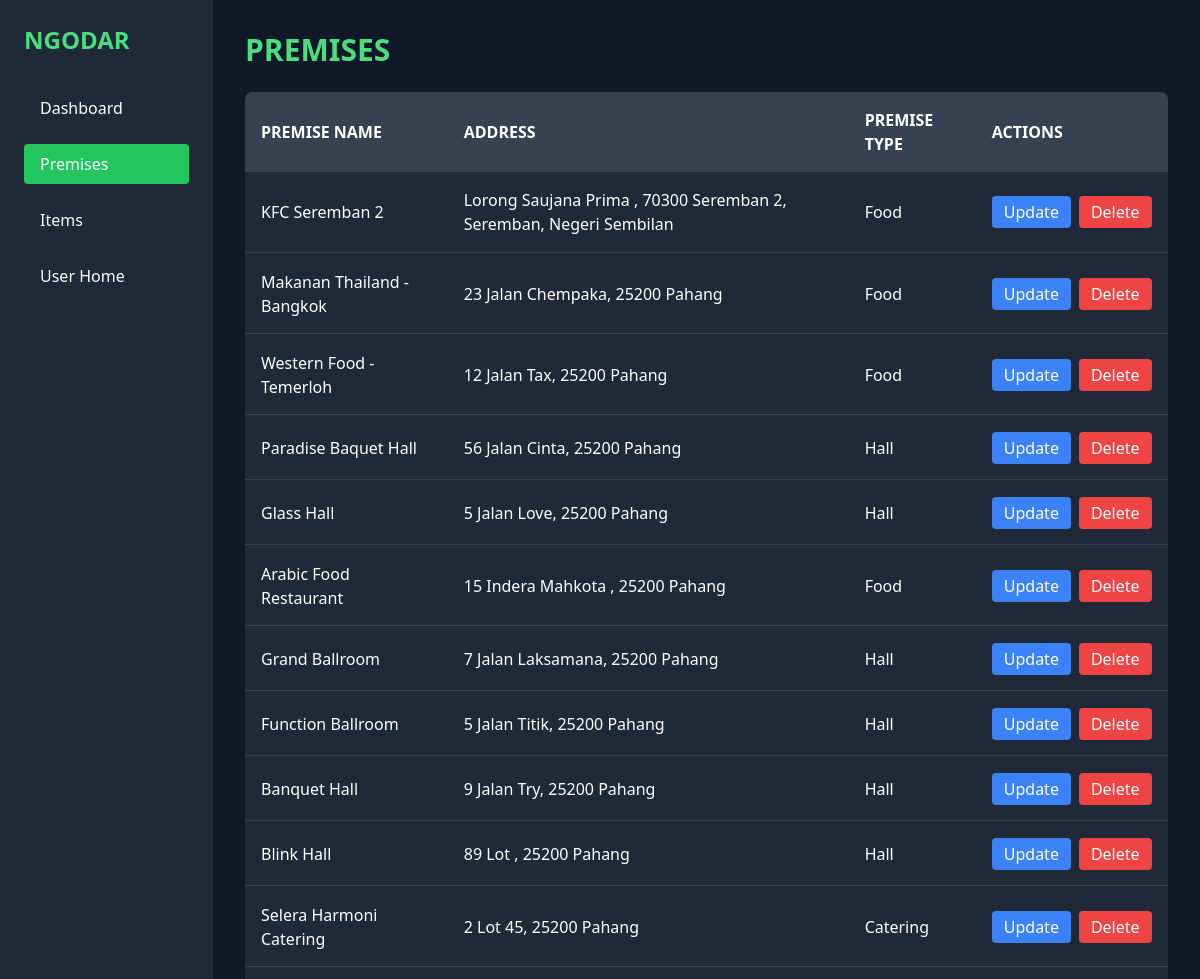
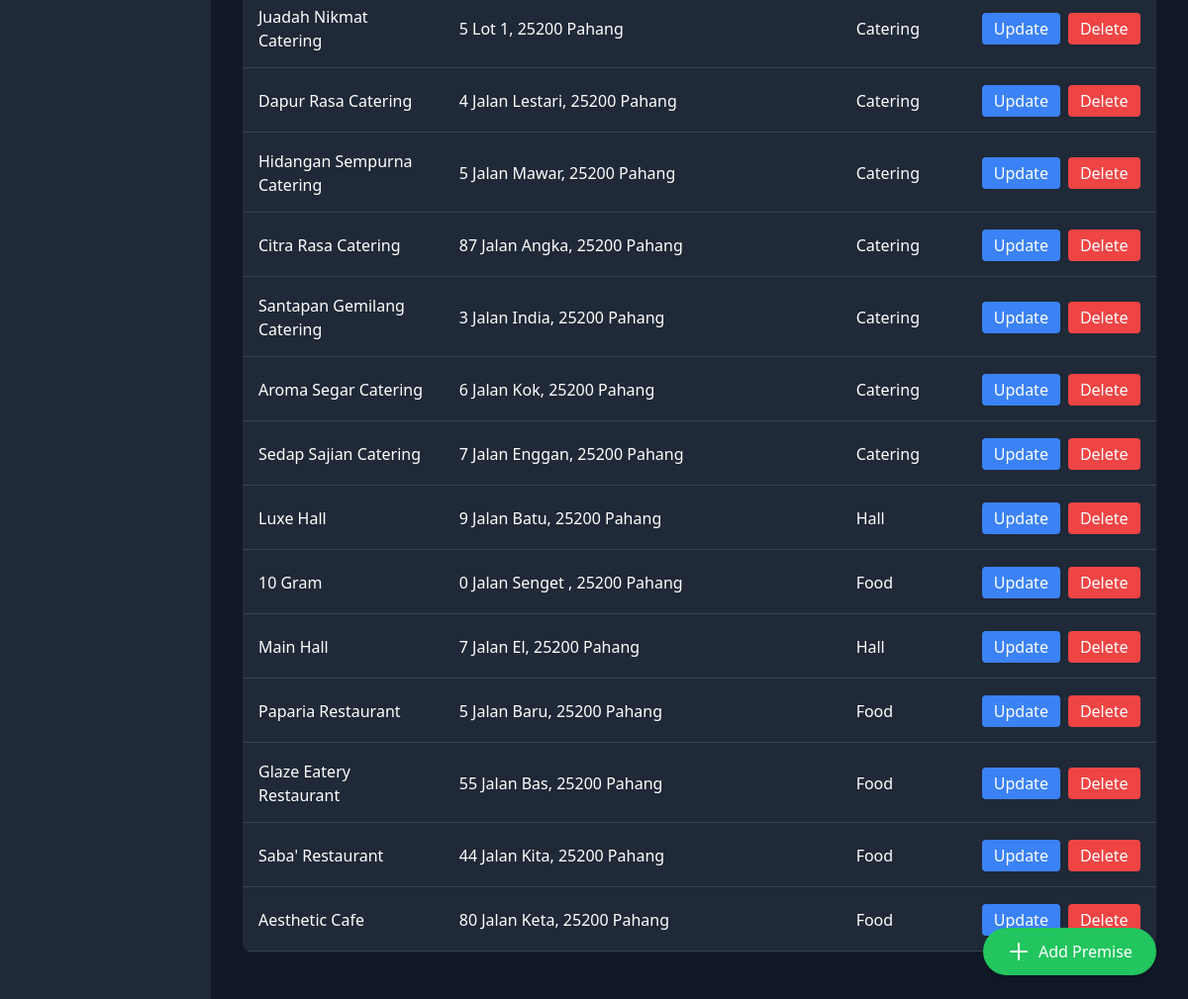
The page /merchant-home/premise/ (signed in) on the database its author committed (2 pictures, top to bottom).
### ngodars/models.py (models this page shows, shortened)
class PREMISE(models.Model):
    PREMISE = [
        {'hall','Hall'},
        {'catering', 'Catering'},
        {'food','Food'},
    ]
    def validate_image(image):
        if image.size > 5 * 1024 * 1024:  # Limit to 2 MB
            raise ValidationError("Image file too large ( > 5MB )")
        if not image.name.endswith(('.png', '.jpg', '.jpeg')):
            raise ValidationError("Unsupported file extension. Only .png, .jpg, and .jpeg are allowed.")
    premiseID = models.AutoField(primary_key=True)
    premisename = models.TextField()
    premisetype = models.TextField(choices=PREMISE,default=None)
    premiseimage = models.ImageField(upload_to='premise_images/', validators=[validate_image], default=None)
    statearea = models.TextField(default=None)
    poscode = models.TextField(default=None)
    unit = models.TextField(default=None)
    streetname = models.TextField(default=None)
    merchantID = models.ForeignKey(MERCHANT, on_delete=models.CASCADE, default=None)

### ngodars/views.py (the view)
# urls.py: path('merchant-home/premise/', views.premise, name='premise'),
def premise(request):
    user_id = request.session.get('user_id')
    if not request.session.get('user_type') == 'user':
        request.session.flush()
        messages.error(request, "You do not have permission to view this page. Please login again")
        return redirect('login')
    merchant = MERCHANT.objects.get(userID=user_id)
    premises = PREMISE.objects.filter(merchantID=merchant)
    return render(request, 'merchant/premise.html', {'premises': premises})

### ngodars/templates/merchant/premise.html (shortened to what this page needs)
{% load static %}
<!DOCTYPE html>
<html lang="en">
<head>
    <script src="https://cdn.tailwindcss.com"></script>
</head>
<body class="bg-gray-900 text-white min-h-screen flex">
    <div class="w-64 bg-gray-800 p-6">
        <a href="{% url 'merchant_dashboard' %}"><h1 class="text-2xl font-bold mb-8 text-green-400">NGODAR</h1></a>
        <nav class="space-y-4">
            <a href="{% url 'merchant_dashboard' %}" class="block py-2 px-4 hover:bg-gray-700 rounded">Dashboard</a>
            <a href="#" class="block py-2 px-4 bg-green-500 text-white rounded">Premises</a>
            <a href="{% url 'items' %}" class="block py-2 px-4 hover:bg-gray-700 rounded">Items</a>
            <a href="{% url 'user_home' %}" class="block py-2 px-4 hover:bg-gray-700 rounded">User Home</a>
        </nav>
    </div>
    <div class="flex-grow p-8 relative flex flex-col dashboard-section">
        <h2 class="text-3xl font-bold mb-6 text-green-400 dashboard-section-item">PREMISES</h2>
        <div class="bg-gray-800 rounded-lg overflow-hidden mb-4 flex-grow dashboard-section-item">
            <table class="w-full text-left">
                <thead class="bg-gray-700">
                    <tr>
                        <th class="p-4 uppercase">Premise Name</th>
                        <th class="p-4 uppercase">Address</th>
                        <th class="p-4 uppercase">Premise Type</th>
                        <th class="p-4 uppercase">Actions</th>
                    </tr>
                </thead>
                <tbody>
                    {% for premise in premises %}
                    <tr class="border-b border-gray-700 hover:bg-gray-700 transition dashboard-section-item">
                        <td class="p-4">{{ premise.premisename }}</td>
                        <td class="p-4">
                            {{ premise.unit }} {{ premise.streetname }},
                            {{ premise.poscode }} {{ premise.statearea }}
                        </td>
                        <td class="p-4">{{ premise.premisetype|title }}</td>
                        <td class="p-4">
                            <div class="flex space-x-2">
                                <a href="{% url 'update_premise' premise.premiseID %}"
                                   class="bg-blue-500 hover:bg-blue-600 text-white py-1 px-3 rounded">
                                    Update
                                </a>
                                <a href="{% url 'delete_premise' premise.premiseID %}"
                                   onclick="return confirm('Are you sure you want to delete this premise?');"
                                   class="bg-red-500 hover:bg-red-600 text-white py-1 px-3 rounded">
                                    Delete
                                </a>
                            </div>
                        </td>
                    </tr>
                    {% empty %}
                    <tr>
                        <td colspan="4" class="p-4 text-center text-gray-500 dashboard-section-item">
                            No premises found. Add your first premise!
                        </td>
                    </tr>
                    {% endfor %}
                </tbody>
            </table>
        </div>
        <div class="fixed bottom-6 right-8 z-10 dashboard-section-item">
            <a href="{% url 'add_premise' %}"
               class="bg-green-500 hover:bg-green-600 text-white py-3 px-6 rounded-full shadow-lg flex items-center space-x-2 transition-all duration-300 ease-in-out transform hover:scale-105">
                <svg xmlns="http://www.w3.org/2000/svg" class="h-6 w-6" fill="none" viewBox="0 0 24 24" stroke="currentColor">
                    <path stroke-linecap="round" stroke-linejoin="round" stroke-width="2" d="M12 4v16m8-8H4" />
                </svg>
                <span>Add Premise</span>
            </a>
        </div>
    </div>
</body>
</html>

### ngodars/templates/merchant/premise.html (style rules this page uses)
.dashboard-section { animation: dashboard-enter 0.8s ease-out forwards; opacity: 0; }
.dashboard-section-item { animation: staggered-enter 0.6s ease-out forwards; opacity: 0; }
.dashboard-section-item:nth-child(1) { animation-delay: 0.1s; }
.dashboard-section-item:nth-child(2) { animation-delay: 0.2s; }
.dashboard-section-item:nth-child(3) { animation-delay: 0.3s; }
.dashboard-section-item:nth-child(4) { animation-delay: 0.4s; }
.dashboard-section-item:nth-child(5) { animation-delay: 0.5s; }

### rows shown on the page
PREMISE: premisename "KFC Seremban 2", streetname "Lorong Saujana Prima", poscode "70300", statearea "Seremban 2, Seremban, Negeri Sembilan", premisetype "Food"
PREMISE: premisename "Makanan Thailand - Bangkok", unit "23", streetname "Jalan Chempaka", poscode "25200", statearea "Pahang", premisetype "Food"
PREMISE: premisename "Western Food - Temerloh", unit "12", streetname "Jalan Tax", poscode "25200", statearea "Pahang", premisetype "Food"
PREMISE: premisename "Paradise Baquet Hall", unit "56", streetname "Jalan Cinta", poscode "25200", statearea "Pahang", premisetype "Hall"
PREMISE: premisename "Glass Hall", unit "5", streetname "Jalan Love", poscode "25200", statearea "Pahang", premisetype "Hall"
PREMISE: premisename "Arabic Food Restaurant", unit "15", streetname "Indera Mahkota", poscode "25200", statearea "Pahang", premisetype "Food"
PREMISE: premisename "Grand Ballroom", unit "7", streetname "Jalan Laksamana", poscode "25200", statearea "Pahang", premisetype "Hall"
PREMISE: premisename "Function Ballroom", unit "5", streetname "Jalan Titik", poscode "25200", statearea "Pahang", premisetype "Hall"
PREMISE: premisename "Banquet Hall", unit "9", streetname "Jalan Try", poscode "25200", statearea "Pahang", premisetype "Hall"
PREMISE: premisename "Blink Hall", unit "89", streetname "Lot", poscode "25200", statearea "Pahang", premisetype "Hall"
PREMISE: premisename "Selera Harmoni Catering", unit "2", streetname "Lot 45", poscode "25200", statearea "Pahang", premisetype "Catering"
PREMISE: premisename "Juadah Nikmat Catering", unit "5", streetname "Lot 1", poscode "25200", statearea "Pahang", premisetype "Catering"
PREMISE: premisename "Dapur Rasa Catering", unit "4", streetname "Jalan Lestari", poscode "25200", statearea "Pahang", premisetype "Catering"
PREMISE: premisename "Hidangan Sempurna Catering", unit "5", streetname "Jalan Mawar", poscode "25200", statearea "Pahang", premisetype "Catering"
PREMISE: premisename "Citra Rasa Catering", unit "87", streetname "Jalan Angka", poscode "25200", statearea "Pahang", premisetype "Catering"
PREMISE: premisename "Santapan Gemilang Catering", unit "3", streetname "Jalan India", poscode "25200", statearea "Pahang", premisetype "Catering"
PREMISE: premisename "Aroma Segar Catering", unit "6", streetname "Jalan Kok", poscode "25200", statearea "Pahang", premisetype "Catering"
PREMISE: premisename "Sedap Sajian Catering", unit "7", streetname "Jalan Enggan", poscode "25200", statearea "Pahang", premisetype "Catering"
PREMISE: premisename "Luxe Hall", unit "9", streetname "Jalan Batu", poscode "25200", statearea "Pahang", premisetype "Hall"
PREMISE: premisename "10 Gram", unit "0", streetname "Jalan Senget", poscode "25200", statearea "Pahang", premisetype "Food"
PREMISE: premisename "Main Hall", unit "7", streetname "Jalan El", poscode "25200", statearea "Pahang", premisetype "Hall"
PREMISE: premisename "Paparia Restaurant", unit "5", streetname "Jalan Baru", poscode "25200", statearea "Pahang", premisetype "Food"
PREMISE: premisename "Glaze Eatery Restaurant", unit "55", streetname "Jalan Bas", poscode "25200", statearea "Pahang", premisetype "Food"
PREMISE: premisename "Saba' Restaurant", unit "44", streetname "Jalan Kita", poscode "25200", statearea "Pahang", premisetype "Food"
PREMISE: premisename "Aesthetic Cafe", unit "80", streetname "Jalan Keta", poscode "25200", statearea "Pahang", premisetype "Food"
